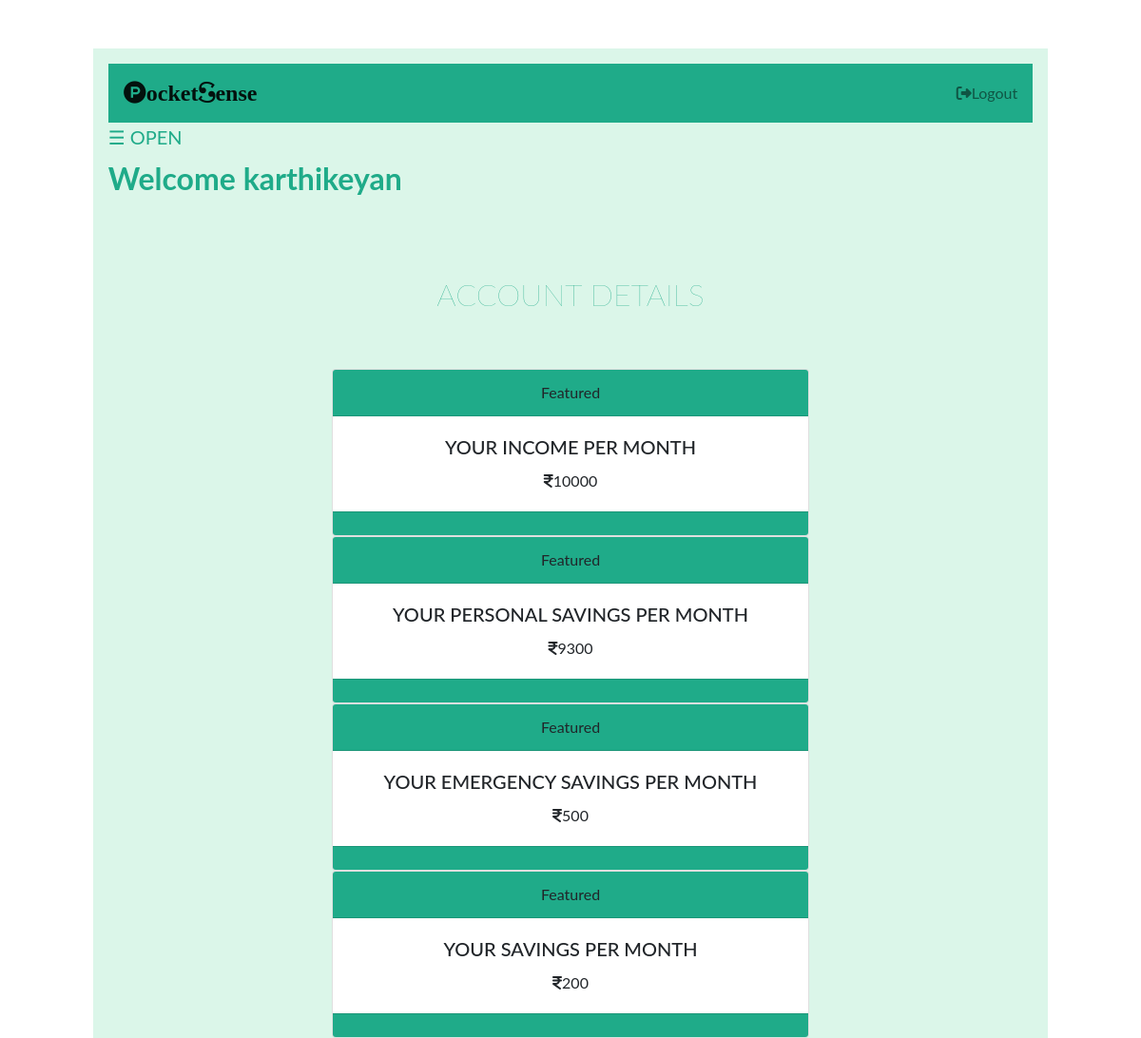
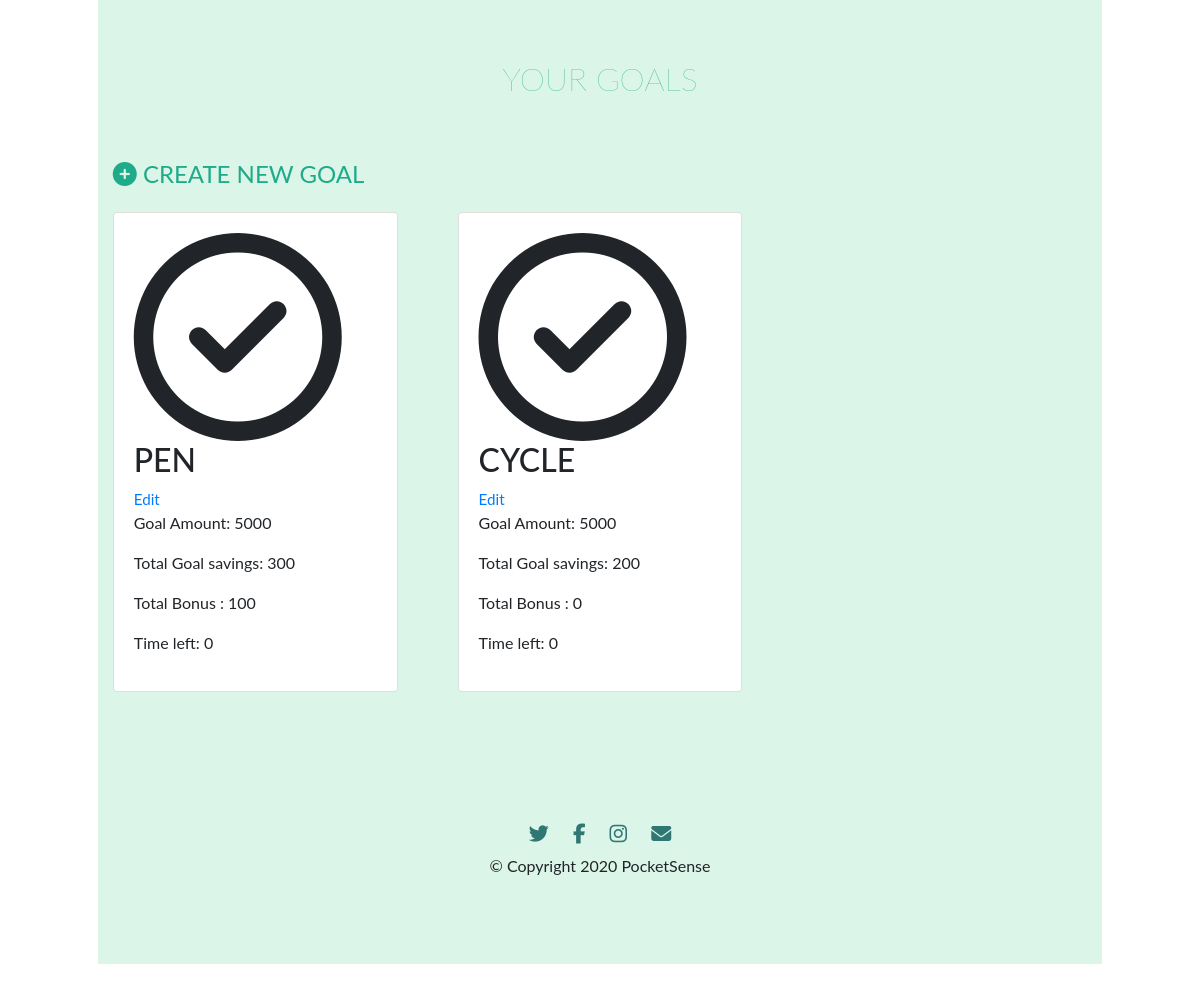
Before: /goal/account (signed in) with the older database file (2 pictures, top to bottom).
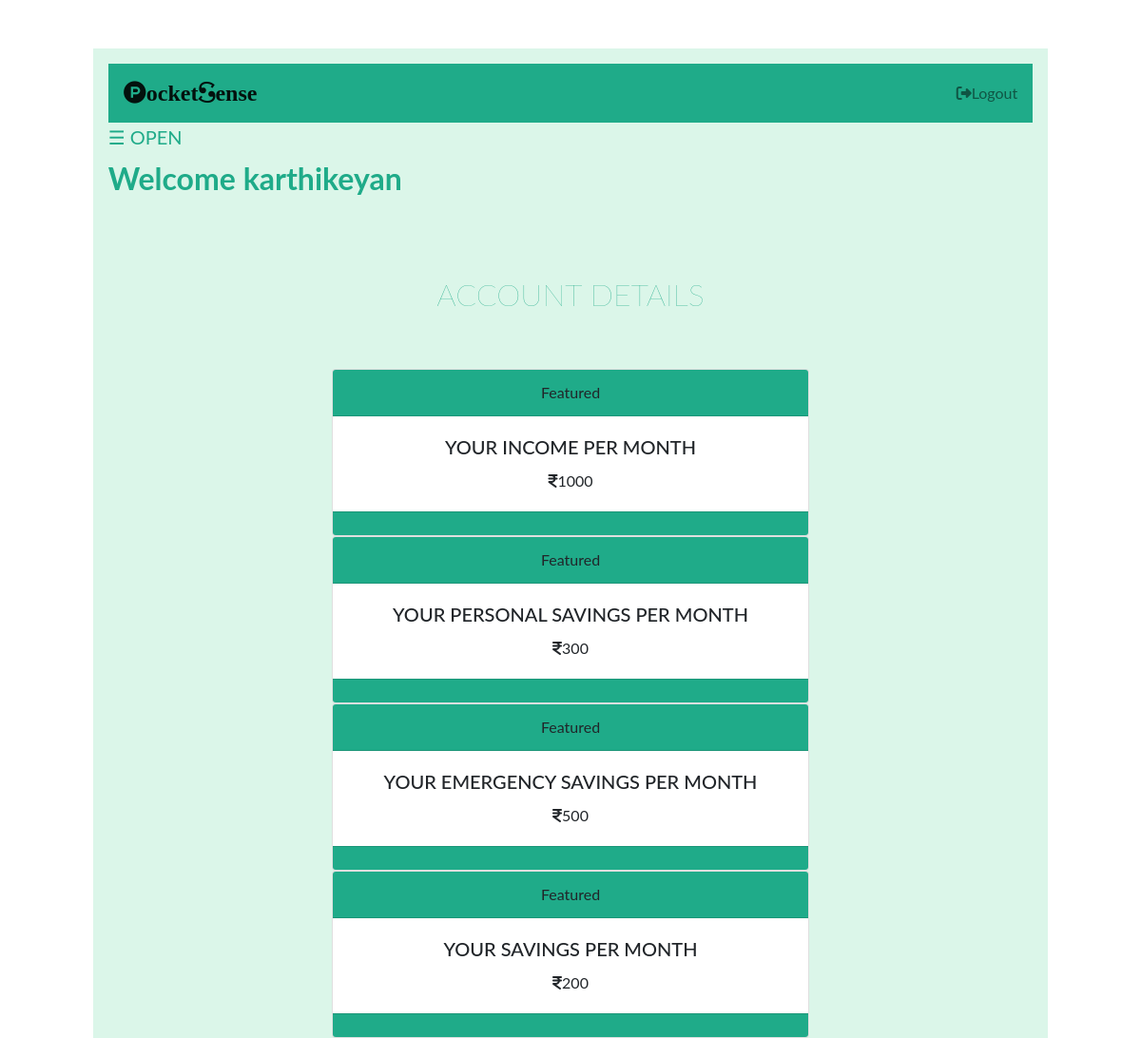
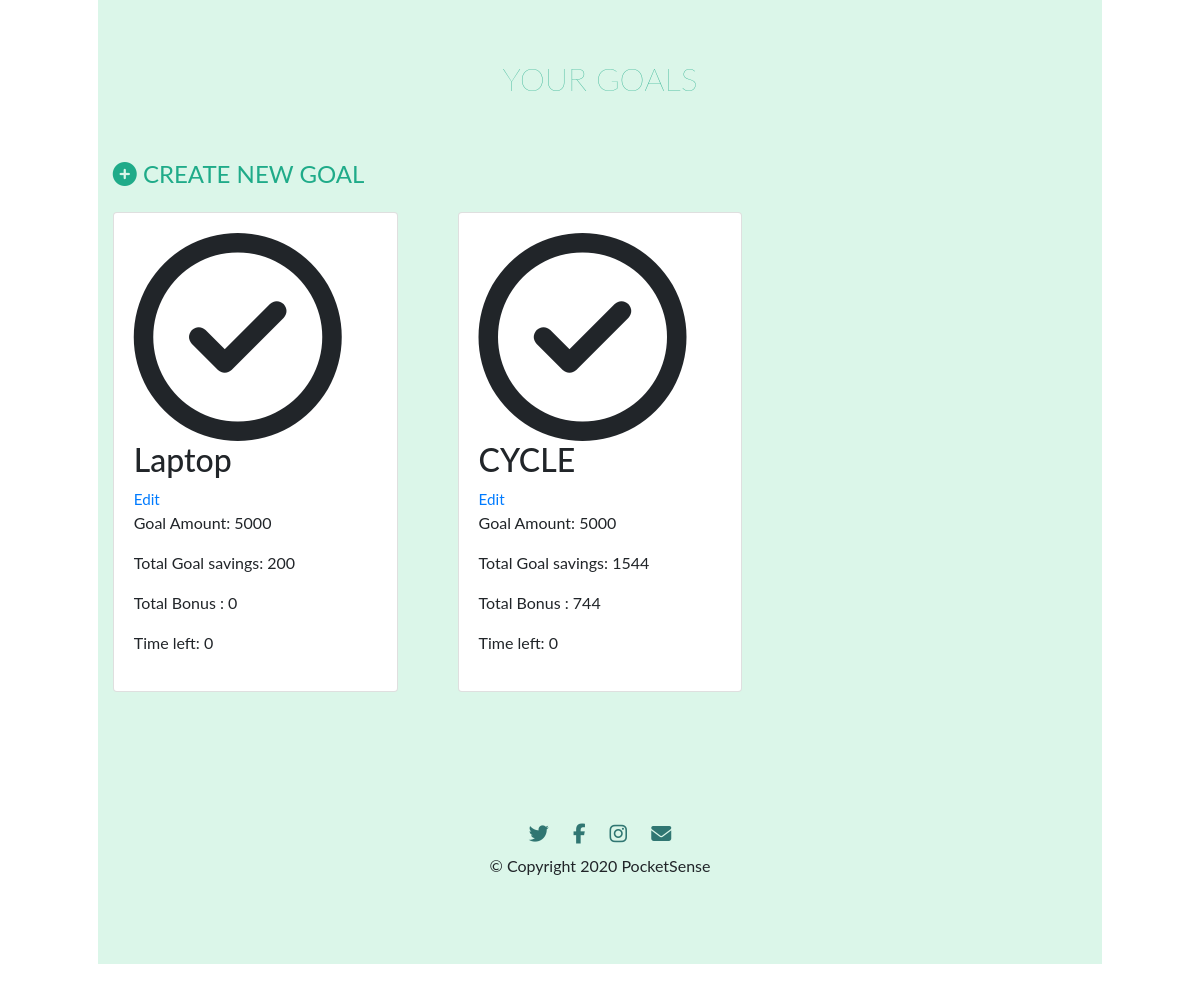
After: the same page with the newer database file (2 pictures, top to bottom).
### tables this page shows
CREATE TABLE goal(
	goal_id INTEGER PRIMARY KEY AUTOINCREMENT,
	author_id INTEGER ,
	task_author INTEGER,

	goal_name TEXT UNIQUE ,
	income_amt INTEGER ,
	goal_amt INTEGER ,
	goal_saving INTEGER,

	fix_saving_amt INTEGER,
	saving_amt INTEGER ,
	emergency_amt INTEGER ,
	
	bonus INTEGER ,
    time_left INTEGER ,
	personal_amt INTEGER ,
	counter INTEGER,

	created TIMESTAMP DEFAULT CURRENT_TIMESTAMP,


	task_name  TEXT,

	task_amt INTEGER,
	task_count INTEGER,
	
	FOREIGN KEY (author_id) REFERENCES child (child_id),
	
	FOREIGN KEY (task_author) REFERENCES parent (parent_id)

);

### fin/goal.py (the view, shortened to what this page needs)
@bp.route('/account' ,  methods = ('GET' , 'POST'))
@child_login_required
def account():
    db = get_db()
    goals = db.execute(
            'SELECT go.goal_id , income_amt , goal_amt , saving_amt , emergency_amt , author_id , goal_name , child_username , time_left ,personal_amt, created , bonus , counter , goal_saving  , fix_saving_amt'
            ' FROM goal go JOIN child c ON go.author_id = c.child_id'
            ' ORDER BY created DESC'
            ).fetchall()
    from datetime import datetime
    counter =0
    for x in goals:
        counter += 1
    for i in range(0 , counter):
        created_time = goals[i]['created']
        today = datetime.today()
        goal_saving = goals[i]['goal_saving']
        fix_saving_amt = goals[i]['fix_saving_amt']
        created_month = int(created_time.strftime('%m'))
        created_date = int(created_time.strftime('%d'))
        tracker = goals[i]['counter']
        tracker += created_month
        curr_month = int(today.strftime('%m'))
        curr_date = int(today.strftime('%d'))
        if(tracker != 12):
            if (created_date == curr_date and tracker + 1  == curr_month):
                saving_amt = goals[i]['saving_amt']
                goal_saving += fix_saving_amt
                saving_amt += saving_amt
                tracker += 1
                db.execute(
                    'UPDATE goal SET saving_amt = ? ,counter = ?, goal_saving= ? '
                    ' WHERE created = ?',
                    (saving_amt , tracker,goal_saving, created_time)
                    )
                db.commit()
    return render_template('goal/account.html' , goals=goals)

### fin/auth.py (called while the page is built)
@bp.before_app_request
def load_logged_in_parent():
    parent_id = session.get('parent_id')
    if parent_id is None:
        g.parent = None
    else:
        g.parent = get_db().execute(
            'SELECT * FROM parent WHERE parent_id = ?', (parent_id,)
        ).fetchone()

@bp.before_app_request
def load_logged_in_child():
    child_id = session.get('child_id')
    if child_id is None:
        g.child = None
    else:
        g.child = get_db().execute(
            'SELECT * FROM child WHERE child_id = ?', (child_id,)
        ).fetchone()

def child_login_required(view):
    @functools.wraps(view)
    def wrapped_view(**kwargs):
        if g.child is None:
            return redirect(url_for('auth.child_login'))
        return view(**kwargs)
    return wrapped_view

### fin/db.py (called while the page is built)
def get_db():
	if 'db' not in g:
		g.db = sqlite3.connect( current_app.config['DATABASE'] , detect_types=sqlite3.PARSE_DECLTYPES)
		g.db.row_factory = sqlite3.Row
	return g.db

### fin/templates/goal/account.html (shortened to what the changed rows need)
<!DOCTYPE html>
<html>
<head>
  <link rel="stylesheet" href="https://stackpath.bootstrapcdn.com/bootstrap/4.5.0/css/bootstrap.min.css">
<link rel="stylesheet" href="{{ url_for('static', filename='account.css') }}">
</head>
<body>
  <section id="main">
  <div class="container-fluid">
    <section id="first">
      <div id="main">
         {% if g.child %}
        <h2 class="title">Welcome {{ g.child['child_username'] }}</h2>
        {% endif %}
      </div>
    </section>
    <section id='second'>
      <h2 class="title_goal">ACCOUNT DETAILS</h2>
      <div class="card w-50 text-center">
        <div class="card-body" style="align:center;">
          <h5 class="card-title">YOUR INCOME PER MONTH </h5>
          <p class="card-text"><i class="fa fa-inr" aria-hidden="true"></i>{{ goals[0]['income_amt'] }}</p>
        </div>
      </div>
      <div class="card w-50 text-center">
        <div class="card-body" style="align:center;">
          <h5 class="card-title">YOUR PERSONAL SAVINGS PER MONTH</h5>
          <p class="card-text"><i class="fa fa-inr" aria-hidden="true"></i>{{ goals[0]['personal_amt'] }}</p>
        </div>
      </div>
      <div class="card w-50 text-center">
        <div class="card-body" style="align:center;">
          <h5 class="card-title">YOUR EMERGENCY SAVINGS PER MONTH</h5>
          <p class="card-text"><i class="fa fa-inr" aria-hidden="true"></i>{{ goals[0]['emergency_amt'] }}</p>
        </div>
      </div>
      <div class="card w-50 text-center">
        <div class="card-body" style="align:center;">
          <h5 class="card-title">YOUR SAVINGS PER MONTH</h5>
          <p class="card-text"><i class="fa fa-inr" aria-hidden="true"></i>{{ goals[0]['fix_saving_amt'] }}</p>
        </div>
      </div>
    </section>
    <section id="third">
      <h2 class="title_goal">YOUR GOALS</h2>
      <div class="card-deck row">
          {% for goal in goals %}
          {% if g.child['child_id'] == goal['author_id'] %}
        <div class="pricing-column col-lg-4 col-md-6">
          <div class="card">
            <div class="card-body">
                <i class="fa fa-ch fa-check-circle-o" aria-hidden="true"></i>
                <h2>{{ goal['goal_name'] }}</h2>
                 <a style = font-size:95%; color: #1fab89 ;class="action" href="{{ url_for('goal.update', goal_id=goal['goal_id']) }}">Edit</a>
                <p class="price-p">Goal Amount: {{ goal['goal_amt'] }}</p>
                <p class="price-p">Total Goal savings: {{ goal['goal_saving'] }}</p>
                <p class="price-p">Total Bonus : {{ goal['bonus'] }}</p>
                <p class="price-p">Time left: {{ goal['time_left'] }}</p>
            </div>
          </div>
        </div>
         {% endif %}
         {% endfor %}
      </div>
    </section>
  </div>
</section>
</body>
</html>

Changed rows visible on the page:
changed goal: income_amt "10000" → "1000"; personal_amt "9300" → "300"; goal_name "PEN" → "Laptop"; goal_saving "300" → "200"; bonus "100" → "0"
changed goal "CYCLE": goal_saving "200" → "1544"; bonus "0" → "744"
